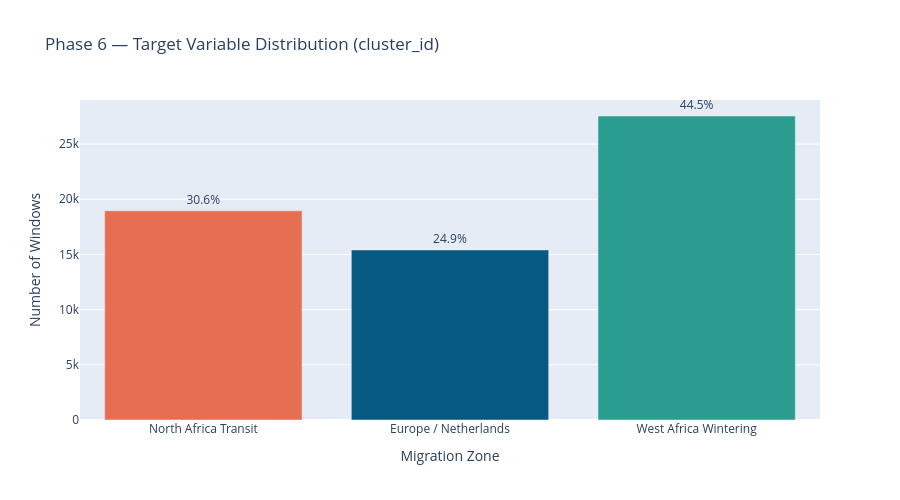

Notebook code for this chart:
### Markdown cell above
## Step 9 — Visualisation: Target Distribution

### Code cell
target_counts = df_sequence['target'].value_counts().sort_index().reset_index()
target_counts.columns = ['cluster_id', 'count']
target_counts['label'] = target_counts['cluster_id'].map(cluster_labels)
target_counts['percentage'] = (target_counts['count'] / len(df_sequence) * 100).round(1)

fig = px.bar(
    target_counts,
    x='label',
    y='count',
    color='label',
    color_discrete_sequence=['#E76F51', '#065A82', '#2A9D8F'],
    text='percentage',
    title='Phase 6 — Target Variable Distribution (cluster_id)',
    labels={'label': 'Migration Zone', 'count': 'Number of Windows'}
)
fig.update_traces(texttemplate='%{text}%', textposition='outside')
fig.update_layout(showlegend=False, height=500)
fig.show()
fig.write_html('phase6_target_distribution.html')

### Figure 1 — Plotly figure (JSON) as saved in the notebook; plotly's stock layout.template omitted (floating-point values rounded to 4 significant figures)
{"data": [{"hovertemplate": "Migration Zone=%{x}<br>Number of Windows=%{y}<br>percentage=%{text}<extra></extra>", "legendgroup": "North Africa Transit", "marker": {"color": "#E76F51", "pattern": {"shape": ""}}, "name": "North Africa Transit", "orientation": "v", "showlegend": true, "text": [30.6], "textposition": "outside", "texttemplate": "%{text}%", "type": "bar", "x": ["North Africa Transit"], "xaxis": "x", "y": [18952], "yaxis": "y"}, {"hovertemplate": "Migration Zone=%{x}<br>Number of Windows=%{y}<br>percentage=%{text}<extra></extra>", "legendgroup": "Europe / Netherlands", "marker": {"color": "#065A82", "pattern": {"shape": ""}}, "name": "Europe / Netherlands", "orientation": "v", "showlegend": true, "text": [24.9], "textposition": "outside", "texttemplate": "%{text}%", "type": "bar", "x": ["Europe / Netherlands"], "xaxis": "x", "y": [15407], "yaxis": "y"}, {"hovertemplate": "Migration Zone=%{x}<br>Number of Windows=%{y}<br>percentage=%{text}<extra></extra>", "legendgroup": "West Africa Wintering", "marker": {"color": "#2A9D8F", "pattern": {"shape": ""}}, "name": "West Africa Wintering", "orientation": "v", "showlegend": true, "text": [44.5], "textposition": "outside", "texttemplate": "%{text}%", "type": "bar", "x": ["West Africa Wintering"], "xaxis": "x", "y": [27546], "yaxis": "y"}], "layout": {"barmode": "relative", "height": 500, "legend": {"title": {"text": "Migration Zone"}, "tracegroupgap": 0}, "showlegend": false, "title": {"text": "Phase 6 — Target Variable Distribution (cluster_id)"}, "xaxis": {"anchor": "y", "categoryarray": ["North Africa Transit", "Europe / Netherlands", "West Africa Wintering"], "categoryorder": "array", "domain": [0, 1], "title": {"text": "Migration Zone"}}, "yaxis": {"anchor": "x", "domain": [0, 1], "title": {"text": "Number of Windows"}}}}
